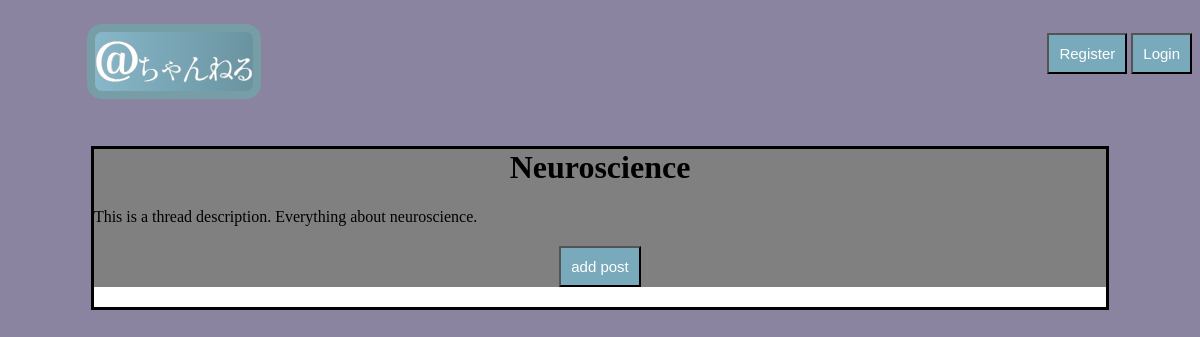
/threads/3, run on the app's committed database.
### blog/models.py (models this page shows, shortened)
class Threads(models.Model):
    title = models.CharField("Name of thread", max_length=100, unique=True)
    short = models.CharField("Short name of thread", max_length=5, unique=True, null = True)
    description = models.TextField("Description", max_length=500, null=True)
    date = models.DateTimeField("Date", default=timezone.now)
    author = models.ForeignKey(User, verbose_name='author', on_delete=models.CASCADE, null=False)
    def __str__(self):
        return f'{self.title}'
    class Meta:
        verbose_name = 'Thread'
        verbose_name_plural = 'Threads'

### blog/views.py (the view)
# urls.py: path('threads/<int:pk>', views.ThreadsDetailView.as_view(), name='threads-detail'),
class ThreadsDetailView(TemplateView):
    model = Threads
    template_name = 'blog/thread.html'
    context_object_name = 'post'
    def get_context_data(self, **kwards):
        ctx = super(ThreadsDetailView, self).get_context_data(**kwards)
        current_thread = Threads.objects.get(pk=self.kwargs['pk'])
        ctx['title'] = current_thread
        ctx['news'] = News.objects.filter(thread=current_thread).order_by('-date')
        ctx['replies'] = Replies.objects.filter(thread=current_thread)
        return ctx

### blog/templates/blog/thread.html (shortened to what this page needs)
{% extends 'blog/base.html' %}
{% block content %}
    <div class="">
        <div class="title-thread">
        <div class="text-center title1">{{ title }}</div>
        <div>{{ title.description }}</div>
        <h2 class="text-center"><a href="{% url 'comment-add' title.id %}"><button class="btn">add post</button></a></h2>
        </div>
    </div>
{% endblock %}

### static/blog/base.css (style rules this page uses)
:root { --background-color: #8b84a1; --container-bg: #fff; --channel-bg: #79aabc; --channel-border-color: #779da7; --popular-border-color: #b8b3c4; --text-color-white: white; --text-color-black: black; --text-color-header-mini: #33ccff; --btn-bg: #79aabc; }
body { background: var(--background-color); }
a { text-decoration: none; }
.text-center { text-align: center; }
.title-thread { background-color: grey; }
.title1 { display: block; font-size: 2em; margin-bottom: 0.67em; font-weight: bold; }
.btn { background-color: var(--btn-bg); color: var(--text-color-white); font-size: 15px; text-align: center; padding: 10px; }

### data on the page
Threads: title "Neuroscience", description "This is a thread description. Everything about neuroscience."
